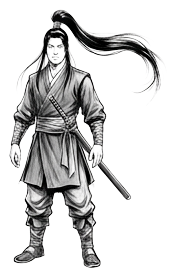
#> input picture poses/01_movement_sheet_01.png, 176 x 277 px, given as the content of the folder input, which was not available
$ python split_poses.py
#> lines starting #> are read from the running program, lines starting #| are printed output that depends on the picture; after the words box and inside, x2 and y2 are one past the last pixel; in counts of white or black regions, pixels touching at a corner belong together; pictures that were not available may be replaced by others from this repository, and a replacement may not be noted
#!/usr/bin/env python3
"""Split pose-sheet images into one transparent PNG per figure.

Pipeline (per sheet):
  1. White paper -> transparency. Alpha is derived per pixel from luminance:
     L >= threshold -> alpha 0, L <= black point -> 255, linear between, so soft
     pencil edges stay semi-transparent. RGB values are copied unchanged
     (no recolouring); output is RGBA.
  2. Figure detection: binary-close the alpha mask so each figure's strokes
     merge, label connected components, drop specks < --min-area px.
  3. Figures that physically touch (blade tips, ponytails) merge into one
     component, so each figure's dense core is found with a heavy blur and a
     merged components are split between those cores along the raw strokes
     (geodesically where strokes truly touch). Seeded
     parts are "bodies"; seedless components are "islands". An island is
     kept only if its box overlaps/touches a body's box; it is then
     attached to that body. Unattached fragments are discarded. Each figure
     crop keeps only its own pixels (neighbours' strokes that intrude into the
     box are made transparent), then is trimmed with --pad px of padding.
  4. Figures are ordered top row left->right, then the next row, and saved as
     <sheet>_NN.png, plus a poses.json manifest {sheet: [{file, box}]}.
  5. Per-sheet counts are printed, with a warning when a sheet yields fewer
     figures than expected (or a component looks like merged figures).

Usage:
  python3 tools/split_poses.py                       # ./input -> ./poses
  python3 tools/split_poses.py -i art/poses -o poses
"""
from __future__ import annotations

import argparse
import json
import re
import sys
from pathlib import Path

import numpy as np
from PIL import Image
from scipy import ndimage as ndi

# Expected figures per sheet, matched by substring of the file stem.
EXPECTED = {"movement": 16, "attack": 15, "defence": 12, "defense": 12, "sword": 15}


def expected_for(stem: str) -> int | None:
    for key, n in EXPECTED.items():
        if key in stem.lower():
            return n
    return None


def luminance_alpha(rgb: np.ndarray, threshold: float, black: float | None) -> tuple[np.ndarray, float]:
    """Rec.601 luminance -> alpha. L >= threshold -> 0 (paper), L <= black
    point -> 255 (solid ink), linear ramp in between (soft pencil edges).
    black=None picks the 2nd percentile of the sheet's ink luminance, so the
    darkest strokes are fully opaque."""
    lum = rgb[..., 0] * 0.299 + rgb[..., 1] * 0.587 + rgb[..., 2] * 0.114
    if black is None:
        ink = lum[lum < threshold]
        black = float(np.percentile(ink, 2)) if ink.size else 0.0
    black = min(black, threshold - 1)
    alpha = (threshold - lum) / (threshold - black) * 255.0
    return np.clip(np.rint(alpha), 0, 255).astype(np.uint8), black


def disk(radius: int) -> np.ndarray:
    y, x = np.ogrid[-radius:radius + 1, -radius:radius + 1]
    return x * x + y * y <= radius * radius


# [4 lines left out: function boxes_touch, not called in this run]


def geodesic_grow(mask: np.ndarray, markers: np.ndarray) -> np.ndarray:
    """Geodesic Voronoi: grow integer markers 1px at a time, only through
    `mask`, until every reachable mask pixel is claimed. Pixels are thereby
    given to the seed with the shortest path *along the ink*, so a ponytail or
    blade stays with the body it is attached to."""
    lab = np.where(mask, markers, 0).astype(np.int32)
    st = np.ones((3, 3), bool)
    while True:
        free = mask & (lab == 0)
        if not free.any():
            break
        grown = ndi.grey_dilation(lab, footprint=st)
        claim = free & (grown > 0)
        if not claim.any():
            break
        lab[claim] = grown[claim]
    return lab


def split_group(ink: np.ndarray, seeds: np.ndarray, seed_ids: list[int]) -> np.ndarray:
    """Split one merged group of figures. Returns int map (0 = none, k = figure k).

    Works on the raw strokes (no closing): each raw stroke piece that contains
    one seed belongs to that figure; a piece holding several seeds (strokes
    that really touch) is divided geodesically; seedless pieces (detached
    hair tips, blade segments, motion lines) join the nearest assigned ink."""
    out = np.zeros(ink.shape, np.int32)
    seed_map = np.zeros(ink.shape, np.int32)
    for k, sid in enumerate(seed_ids, start=1):
        seed_map[seeds == sid] = k
    raw, _ = ndi.label(ink, structure=np.ones((3, 3), bool))
    pending = []
    for ri, sl in enumerate(ndi.find_objects(raw), start=1):
        if sl is None:
            continue
        piece = raw[sl] == ri
        ks = [v for v in np.unique(seed_map[sl][piece]) if v]
        if not ks:
            pending.append((sl, piece))
        elif len(ks) == 1:
            out[sl][piece] = ks[0]
        else:
            grown = geodesic_grow(piece, seed_map[sl] * piece)
            out[sl][piece] = grown[piece]
    assigned = out > 0
    if pending and assigned.any():
        _, (iy, ix) = ndi.distance_transform_edt(~assigned, return_indices=True)
        nearest = out[iy, ix]
        for sl, piece in pending:
            out[sl][piece] = nearest[sl][piece]
    return out


def reading_order(figs: list[dict]) -> list[dict]:
    """Group into rows by vertical centre, then sort each row left->right."""
    if not figs:
        return figs
    heights = [f["bbox"][1] - f["bbox"][0] for f in figs]
    row_tol = 0.5 * float(np.median(heights))
    figs = sorted(figs, key=lambda f: f["cy"])
    rows, current = [], [figs[0]]
    for f in figs[1:]:
        row_cy = np.mean([g["cy"] for g in current])
        if f["cy"] - row_cy > row_tol:
            rows.append(current)
            current = [f]
        else:
            current.append(f)
    rows.append(current)
    ordered = []
    for row in rows:
        ordered.extend(sorted(row, key=lambda f: f["cx"]))
    return ordered


def process_sheet(path: Path, out_dir: Path, args) -> tuple[list[dict], list[str]]:
    warnings: list[str] = []
    rgb = np.asarray(Image.open(path).convert("RGB"))
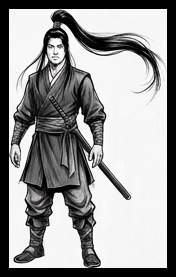
#> rgb: shape (277, 176, 3); mean R, G, B 152.4, 152.2, 152.1
    h, w = rgb.shape[:2]
    alpha, black = luminance_alpha(rgb.astype(np.float32), args.threshold, args.black)
#> in luminance_alpha, `black = float(np.percentile(ink, 2)) if ink.size else 0.0`: black = 0
#> black = 0

    # --- 2. component labelling on the closed alpha mask -------------------
    ink = alpha > 0
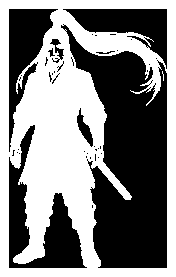
#> ink: shape (277, 176) bool; 49.8% white; 2 white regions (1 under 20 px), largest, box (x1, y1, x2, y2) and area: (0, 0, 176, 277) 24271
    closed = ndi.binary_closing(ink, structure=disk(args.close), iterations=1,
                                border_value=0)
#> closed: shape (277, 176) bool; 43.4% white; 4 white regions, box (x1, y1, x2, y2) and area: (9, 9, 167, 268) 21064, (9, 9, 18, 18) 27, (158, 9, 167, 18) 27, (158, 259, 167, 268) 27
    closed = ndi.binary_fill_holes(closed) | ink
#> closed: shape (277, 176) bool; 59.4% white; 5 black regions, box (x1, y1, x2, y2) and area: (75, 51, 167, 268) 13477, (77, 9, 167, 42) 2144, (9, 9, 52, 72) 1987, (44, 210, 82, 268) 1686, (9, 222, 30, 252) 483
    cc, n = ndi.label(closed, structure=np.ones((3, 3), bool))
#> n = 1
    if n == 0:
        return [], [f"{path.name}: no ink found"]

    # Figure seeds: a heavy blur keeps the dense torso/leg mass of each figure
    # but washes out thin blades, hair tips and motion lines, so every figure
    # yields exactly one blob even where figures touch each other.
    a01 = alpha.astype(np.float32) / 255.0
    density = ndi.gaussian_filter(a01, args.seed_sigma)
    seeds, n_seeds = ndi.label(density > args.seed_thresh)
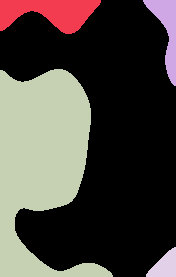
#> seeds: shape (277, 176) int32; 5 distinct labels, from 0 to 4; one colour per label, 0 black
#> n_seeds = 4
    if n_seeds:
        s_area = ndi.sum_labels(np.ones_like(seeds), seeds, np.arange(1, n_seeds + 1))
#> s_area = [2153, 1124, 13811, 543]
        for i, ar in enumerate(s_area, start=1):
            if ar < args.seed_min_area:
                seeds[seeds == i] = 0
#> this loop made 4 passes
#> ar on passes 1 to 4: 2153, 1124, 13811, 543
    # Build a per-part label map: a closed component containing k seeds is
    # split into k parts (see split_group); seedless components stay whole.
    parts = np.zeros_like(cc)
    comps = []
    next_id = 1
    split_count = 0
    for ci, sl in enumerate(ndi.find_objects(cc), start=1):
        if sl is None:
            continue
        in_cc = cc[sl] == ci
        area = int(in_cc.sum())
        if area < args.min_area:
            continue
        s_ids = [v for v in np.unique(seeds[sl][in_cc]) if v]
        if len(s_ids) <= 1:
            parts[sl][in_cc] = next_id
            comps.append({"label": next_id, "area": area, "seeded": bool(s_ids)})
            next_id += 1
            continue
        split_count += 1
        sub = split_group(ink[sl] & in_cc, seeds[sl], s_ids)
        for k in range(1, len(s_ids) + 1):
            m = sub == k
            if not m.any():
                continue
            parts[sl][m] = next_id
            comps.append({"label": next_id, "area": int(m.sum()), "seeded": True})
            next_id += 1
#> this loop made 1 pass
#> (ci, area, s_ids, split_count) on pass 1: (1, 28975, [1, 2, 3, 4], 1)
#> pass 1, in geodesic_grow, `lab = np.where(mask, markers, 0).astype(np.int32)`:
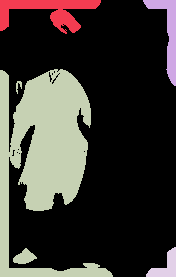
#> lab: shape (277, 176) int32; 5 distinct labels, from 0 to 4; one colour per label, 0 black
#> after the loop:
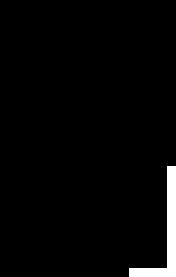
#> m: shape (277, 176) bool; 2.8% white; 1 white region, box (x1, y1, x2, y2) and area: (129, 166, 176, 277) 1341
#> after the loop, comps = 4 items; next_id = 5; split_count = 1
    labels = parts
    if not comps:
        return [], [f"{path.name}: nothing above min-area"]
    for c, sl in zip(comps, ndi.find_objects(labels, max_label=next_id - 1)):
        c["bbox"] = (sl[0].start, sl[0].stop, sl[1].start, sl[1].stop)
#> this loop made 4 passes

    # --- 3. bodies (seeded parts) vs islands (detached fragments) ---------
    expected = expected_for(path.stem)
    comps.sort(key=lambda c: c["area"], reverse=True)
    bodies = [c for c in comps if c["seeded"]]
#> bodies = 4 items
    if args.max_figures:
        bodies = bodies[:args.max_figures]
    body_labels = {c["label"] for c in bodies}
#> body_labels = 4 items
    islands = [c for c in comps if c["label"] not in body_labels]
#> islands = []

    for b in bodies:
        b["members"] = [b["label"]]
        b["ubox"] = list(b["bbox"])
#> this loop made 4 passes
    dropped = 0
    for isl in islands:
        hits = [b for b in bodies if boxes_touch(isl["bbox"], b["bbox"], args.touch_gap)]
        if not hits:
            dropped += 1
            continue
        # attach to the body whose box overlaps it most
        # [4 lines left out: function overlap, not called in this run]
        host = max(hits, key=overlap)
        host["members"].append(isl["label"])
        ub, ib = host["ubox"], isl["bbox"]
        host["ubox"] = [min(ub[0], ib[0]), max(ub[1], ib[1]), min(ub[2], ib[2]), max(ub[3], ib[3])]
#> this loop made 0 passes
#> after the loop, dropped = 0

    median_body = float(np.median([b["area"] for b in bodies]))
#> median_body = 3153
    for b in bodies:
        b["cy"] = (b["bbox"][0] + b["bbox"][1]) / 2
        b["cx"] = (b["bbox"][2] + b["bbox"][3]) / 2
        if b["area"] > args.merge_factor * median_body:
            warnings.append(f"{path.name}: component at x={int(b['cx'])},y={int(b['cy'])} is "
                            f"{b['area'] / median_body:.1f}x median size - possibly merged figures")
#> after the loop, warnings = 1 item

    # --- 4. crop, mask to own pixels, trim, save ---------------------------
    rgba_full = np.dstack([rgb, alpha])
    ordered = reading_order(bodies)
#> in reading_order, `heights = [f["bbox"][1] - f["bbox"][0] for f in figs]`: heights = [227, 56, 166, 111]
#> in reading_order, `row_tol = 0.5 * float(np.median(heights))`: row_tol = 69.25
#> in reading_order, `figs = sorted(figs, key=lambda f: f["cy"])`: figs = 4 items
#> in reading_order, `rows, current = [], [figs[0]]`: rows = []
#> the loop in reading_order, `for f in figs[1:]:` made 3 passes
#> row_cy on passes 1 to 3: 28, 55.5, 163.5
#> after the loop in reading_order, `for f in figs[1:]:`: rows = 1 item
#> the loop in reading_order, `for row in rows:` made 2 passes
#> after the loop in reading_order, `for row in rows:`: ordered = 4 items
#> ordered = 4 items
    manifest = []
    for idx, b in enumerate(ordered, start=1):
        y0, y1, x0, x1 = b["ubox"]
        own = np.isin(labels[y0:y1, x0:x1], b["members"])
        crop = rgba_full[y0:y1, x0:x1].copy()
        crop[..., 3] = np.where(own, crop[..., 3], 0)
        # re-trim to the actual non-transparent pixels, then pad
        ys, xs = np.nonzero(crop[..., 3])
        ty0, ty1, tx0, tx1 = ys.min(), ys.max() + 1, xs.min(), xs.max() + 1
        gy0 = max(0, y0 + ty0 - args.pad); gy1 = min(h, y0 + ty1 + args.pad)
        gx0 = max(0, x0 + tx0 - args.pad); gx1 = min(w, x0 + tx1 + args.pad)
        out = np.zeros((gy1 - gy0, gx1 - gx0, 4), np.uint8)
        # (padding may extend past the sheet edge -> keep it transparent)
        out_h = (y0 + ty1) - (y0 + ty0)
        out_w = (x0 + tx1) - (x0 + tx0)
        oy = (y0 + ty0) - gy0
        ox = (x0 + tx0) - gx0
        out[oy:oy + out_h, ox:ox + out_w] = crop[ty0:ty1, tx0:tx1]
        name = f"{path.stem}_{idx:02d}.png"
        Image.fromarray(out, "RGBA").save(out_dir / name, optimize=True)
        manifest.append({"file": name, "box": [int(gx0), int(gy0), int(gx1), int(gy1)]})
#> this loop made 4 passes
#> (y0, y1, x0, x1, ty1, tx1, gy0, gy1) on passes 1 to 4: (0, 56, 0, 127, 56, 127, 0, 65), (0, 166, 122, 176, 166, 54, 0, 175), (50, 277, 0, 132, 227, 132, 41, 277), (166, 277, 129, 176, 111, 47, 157, 277)
#> pass 1, in process_sheet, `Image.fromarray(out, "RGBA").save(out_dir / name, optimize=True)`:
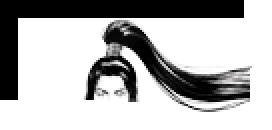
#> saved as 01_movement_sheet_01_01.png: PIL image 136x65 RGBA (shown 2 times larger); mean R, G, B, A 113.9, 113.8, 113.7, 81.5; transparent parts drawn white
#> after the loop:
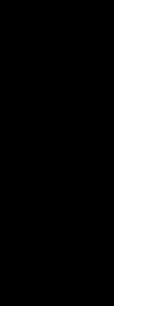
#> own: shape (111, 47) bool (shown 3 times larger); 25.7% white; 1 white region, box (x1, y1, x2, y2) and area: (0, 0, 47, 111) 1341
#> after the loop, manifest = 4 items

    kept = len(manifest)
#> kept = 4
    msg = f"{path.name}: kept {kept} figure(s)"
    if expected is not None:
        msg += f" (expected {expected})"
    if islands:
        msg += f"; {len(islands) - dropped} fragment(s) attached, {dropped} detached dropped"
    if split_count:
        msg += f"; {split_count} touching group(s) split"
    print(msg)
#| 01_movement_sheet_01.png: kept 4 figure(s) (expected 16); 1 touching group(s) split
    if expected is not None and kept < expected:
        warnings.append(f"{path.name}: only {kept} figures, expected {expected}")
    if expected is not None and kept > expected:
        warnings.append(f"{path.name}: {kept} figures, more than the {expected} expected "
                        f"(the sheet may really contain extra figures - check)")
    return manifest, warnings


def main() -> int:
    ap = argparse.ArgumentParser(description=__doc__, formatter_class=argparse.RawDescriptionHelpFormatter)
    ap.add_argument("-i", "--input", default="input", type=Path)
    ap.add_argument("-o", "--output", default="poses", type=Path)
    ap.add_argument("--threshold", type=float, default=238, help="luminance at/above which paper is fully transparent")
    ap.add_argument("--black", type=float, default=None, help="luminance at/below which ink is fully opaque (default: auto, 2nd pct of ink)")
    ap.add_argument("--close", type=int, default=9, help="closing disk radius (px) to join strokes")
    ap.add_argument("--min-area", type=int, default=1800, help="discard components smaller than this (px)")
    ap.add_argument("--seed-sigma", type=float, default=18, help="blur sigma for per-figure seed detection")
    ap.add_argument("--seed-thresh", type=float, default=0.45, help="blurred-density threshold for seeds (0-1)")
    ap.add_argument("--seed-min-area", type=int, default=300, help="ignore seed blobs smaller than this (px)")
    ap.add_argument("--max-figures", type=int, default=0, help="keep at most N largest figures (0 = no cap)")
    ap.add_argument("--touch-gap", type=int, default=4, help="px slack when testing island/body box contact")
    ap.add_argument("--merge-factor", type=float, default=2.2, help="warn when a figure is this many x the median area")
    ap.add_argument("--pad", type=int, default=9, help="transparent padding around each crop (px)")
    args = ap.parse_args()

    sheets = sorted(p for p in args.input.glob("*") if p.suffix.lower() in {".png", ".jpg", ".jpeg", ".webp"})
    if not sheets:
        print(f"no sheet images found in {args.input}/", file=sys.stderr)
        return 1
    args.output.mkdir(parents=True, exist_ok=True)
    for old in args.output.glob("*.png"):
        if re.search(r"_\d{2}\.png$", old.name):
            old.unlink()

    manifest, warnings = {}, []
    for sheet in sheets:
        entries, warns = process_sheet(sheet, args.output, args)
#> entries = 4 items; warns = 2 items
        manifest[sheet.stem] = entries
        warnings += warns
#> warnings = 2 items
    (args.output / "poses.json").write_text(json.dumps(manifest, indent=2) + "\n")
    total = sum(len(v) for v in manifest.values())
#> total = 4
    print(f"wrote {total} pose PNGs + poses.json to {args.output}/")
#| wrote 4 pose PNGs + poses.json to poses/
    for w in warnings:
        print(f"WARNING: {w}")
#> this loop made 2 passes
#| WARNING: 01_movement_sheet_01.png: component at x=66,y=163 is 5.3x median size - possibly merged figures
#| WARNING: 01_movement_sheet_01.png: only 4 figures, expected 16
    return 0


if __name__ == "__main__":
    sys.exit(main())
#> (the program exits here)
